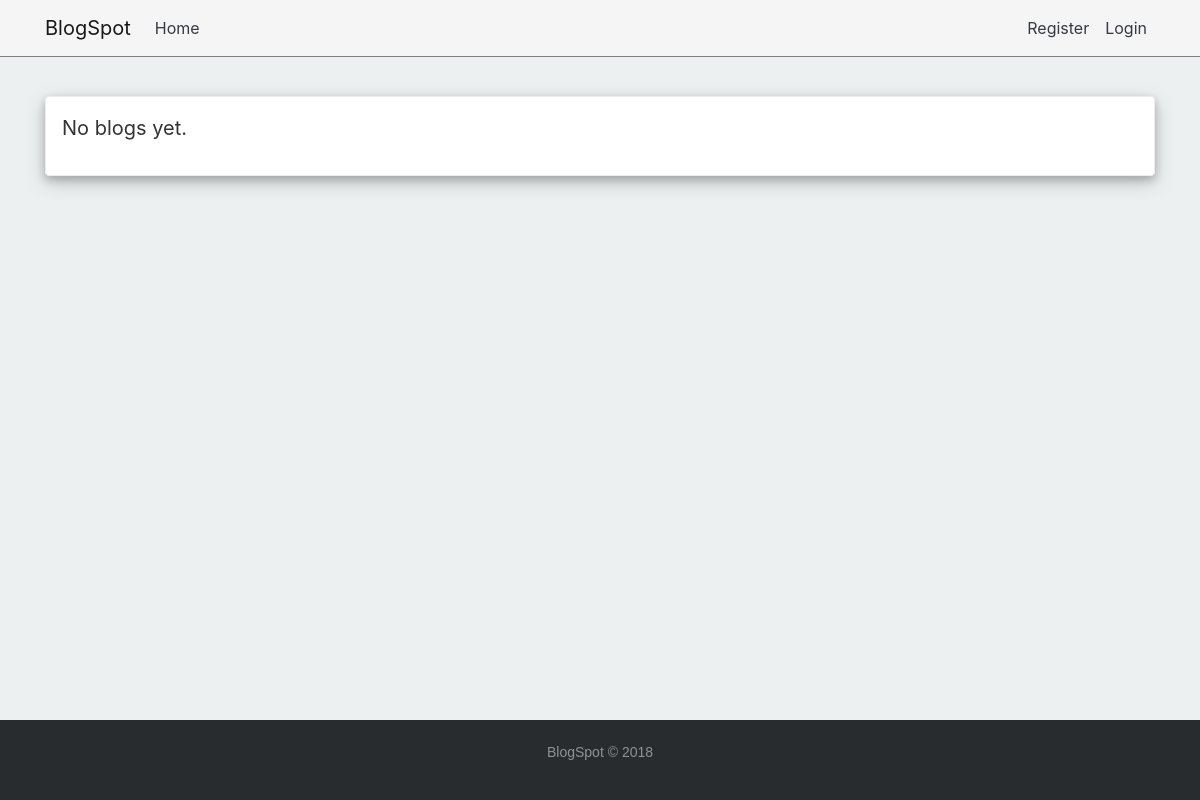
The app's page /vermaj/, older data.
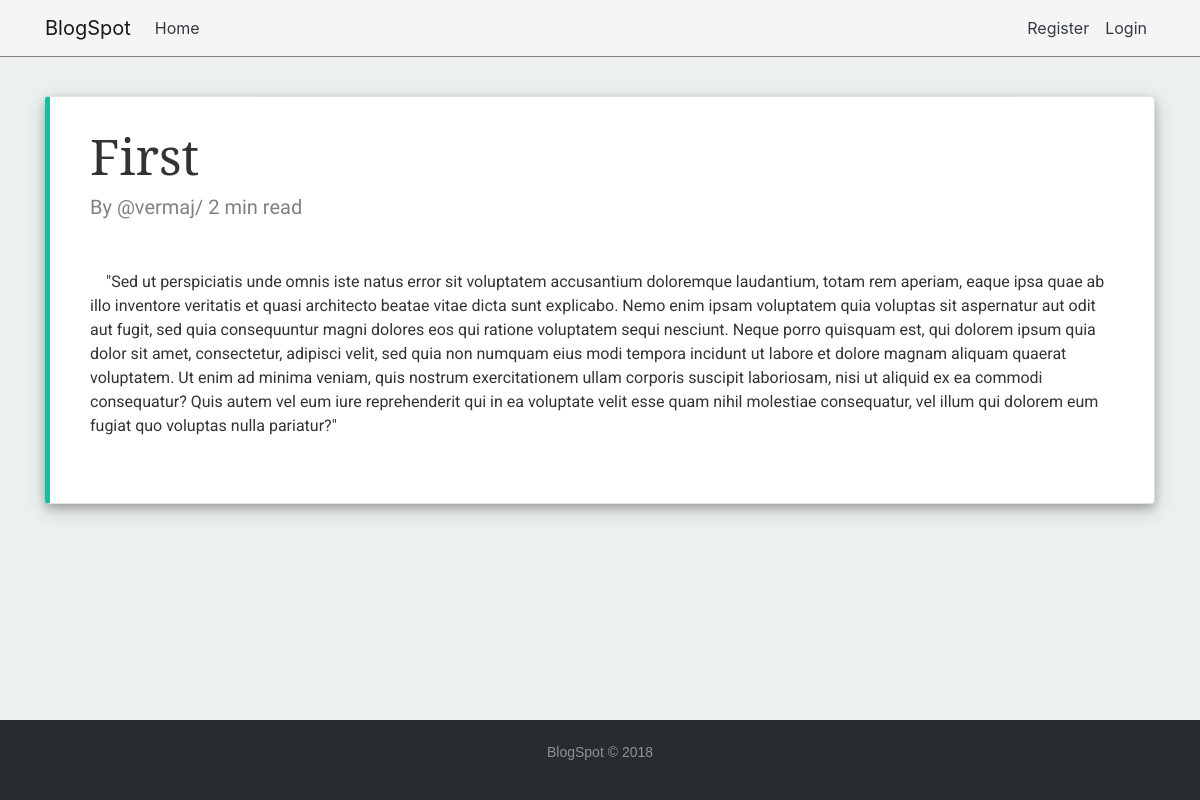
The same page, newer data.
### blog/models.py (models this page shows, shortened)
class Post(models.Model):
    user = models.ForeignKey(MyUser,  on_delete=models.CASCADE,default=1)
    title = models.CharField(max_length=120)
    slug = models.SlugField(max_length=100, null=True, blank=True,)
    name = models.CharField(max_length=100, null=True, blank=True)
    content = models.TextField(null=True,
             blank=True,)
    def __str__(self):
        return str(self.user)

class MyUser(AbstractBaseUser):
    email = models.EmailField(
        verbose_name='email address',
        max_length=255,
        unique=True,
    )
    username    =   models.CharField(max_length=225,
                                        validators=[
                                            RegexValidator(
                                                regex = USERNAME_REGEX,
                                                message= 'Username must be Alphanumeric or must contain any of the following:". @ + -"',
                                                code = 'invalid username'
                                            )],
                                        unique=True,
                                    )
    slug = models.SlugField(max_length=100,null=True, blank=True)
    zip_code = models.CharField(max_length=120, default="1234")
    is_active = models.BooleanField(default=True)
    is_staff = models.BooleanField(default=False)
    is_admin = models.BooleanField(default=False)
    objects = MyUserManager()
    USERNAME_FIELD = 'username'
    REQUIRED_FIELDS = ['email']
    def __str__(self):
        return self.username

### blog/views.py (the view)
# urls.py: path('<username>/', views.list_view, name='list'),
def list_view(request, username):
    qs = Post.objects.filter(slug  = username)
    print(qs)
    template = "list.html"
    context = {
        "object_list":qs
    }
    print(qs)
    return render(request, template, context)

### templates/list.html (shortened to what this page needs)
{% extends "base.html" %}
{% block content %}
<div style="min-height: 100%; margin-bottom: -80px; background: #ecf0f1;">
  <nav class="navbar navbar-expand-sm navbar-light fixed-top" style="border-bottom: 1px solid gray;">
        <div class="container">
        <a class="navbar-brand" href="{% url 'blog:home' %}"><span class="logo">BlogSpot</span></a>
        <div class="collapse navbar-collapse" id="navbarSupportedContent">
          <ul class="navbar-nav">
            <li class="nav-item">
              <a class="nav-link text-dark" href="{% url 'blog:home' %}">Home</a>
            </li>
          </ul>
          <ul class="navbar-nav ml-auto">
            <li class="nav-item">
                <a class="nav-link text-dark" href="{% url 'blog:register' %}">Register</a>
            </li>
            <li class="nav-item">
                <a class="nav-link text-dark" href="{% url 'blog:login' %}">Login</a>
            </li>
          </ul>
        </div>
        </div>
  </nav>
  <div class="py-5">
	<div class="container">
    {% if object_list %}
  	  {% for obj in object_list %}
	   	 <div class="card p-3 my-3 mt-5" style="box-shadow: 0 4px 8px 0 rgba(0, 0, 0, 0.2), 0 6px 20px 0 rgba(0, 0, 0, 0.19); border-left: 5px solid #1abc9c;">
		  	<h3 id="viewhead" class="card-title px-4 pt-3" style="font-family: 'Noto Serif', serif; font-size: 50px;">{{ obj.title }}</h3>
			  <h5 class="px-4" style="font-family: 'Courgette', cursive; color: gray;">By {{ obj.user }}/ 2 min read</h5>
        <br>
			  <p id="viewbody" class="card-body px-4 pb-0" style="font-family: 'Roboto', sans-serif;">
			   	<span class="px-2"></span>{{obj.content}}
			  </p>
		   </div>
		  {% endfor %}
		{% else %}
		  <div class="card border p-3 my-3 mt-5" style="box-shadow: 0 4px 8px 0 rgba(0, 0, 0, 0.2), 0 6px 20px 0 rgba(0, 0, 0, 0.19);">
			<p style="font-size: 20px;">No blogs yet.</p>
		  </div>
		{% endif %}
	</div>
 </div>
 <div style="height: 80px"></div>
</div>
<footer class="footer-basic-centered py-4" style="height: 80px">
	<p class="footer-company-name">BlogSpot &copy; 2018</p>
</footer>
{% endblock %}

### templates/base.html (shortened to what this page needs)
{% load static %}
<!DOCTYPE html>
<html style="height: 100%">
<head>
  <link rel="stylesheet" type="text/css" media="screen" href="{% static 'css/font-awesome.min.css' %}" />
  <link rel="stylesheet" type="text/css" media="screen" href="{% static 'css/bootstrap.css' %}" />
  <link rel="stylesheet" type="text/css" media="screen" href="{% static 'css/styles.css' %}" />
  <link rel="stylesheet" href="https://use.fontawesome.com/releases/v5.0.13/css/all.css">
</head>
<body style="height: 100%">
	{% block content %}
	{% endblock %}
</body>
</html>

### static/css/styles.css (style rules this page uses)
body { color: #333; overflow-x: hidden; }
.navbar { background-color: whitesmoke; }
.footer-basic-centered { background-color: #292c2f; box-shadow: 0 1px 1px 0 rgba(0, 0, 0, 0.12); box-sizing: border-box; width: 100%; text-align: center; font: normal 18px sans-serif; padding: 45px; }
.footer-basic-centered .footer-company-name { color: #8f9296; font-size: 14px; margin: 0; }
html, body { height: 100%; }

Row changes from the older to the newer data that the page shows:
added Post: title "First", user "@vermaj", content "\"Sed ut perspiciatis unde omnis iste natus error sit voluptatem accusantium doloremque laudantium, totam rem aperiam, eaque ipsa quae ab illo inventore veritatis et quasi architecto beatae vitae dicta sunt explicabo. Nemo enim ipsam voluptatem quia voluptas sit aspernatur aut odit aut fugit, sed quia consequuntur magni dolores eos qui ratione voluptatem sequi nesciunt. Neque porro quisquam est, qui dolorem ipsum quia dolor sit amet, consectetur, adipisci velit, sed quia non numquam eius modi tempora incidunt ut labore et dolore magnam aliquam quaerat voluptatem. Ut enim ad minima veniam, quis nostrum exercitationem ullam corporis suscipit laboriosam, nisi ut aliquid ex ea commodi…"
Text that changed along with them:
text no longer shown: "No blogs yet."
